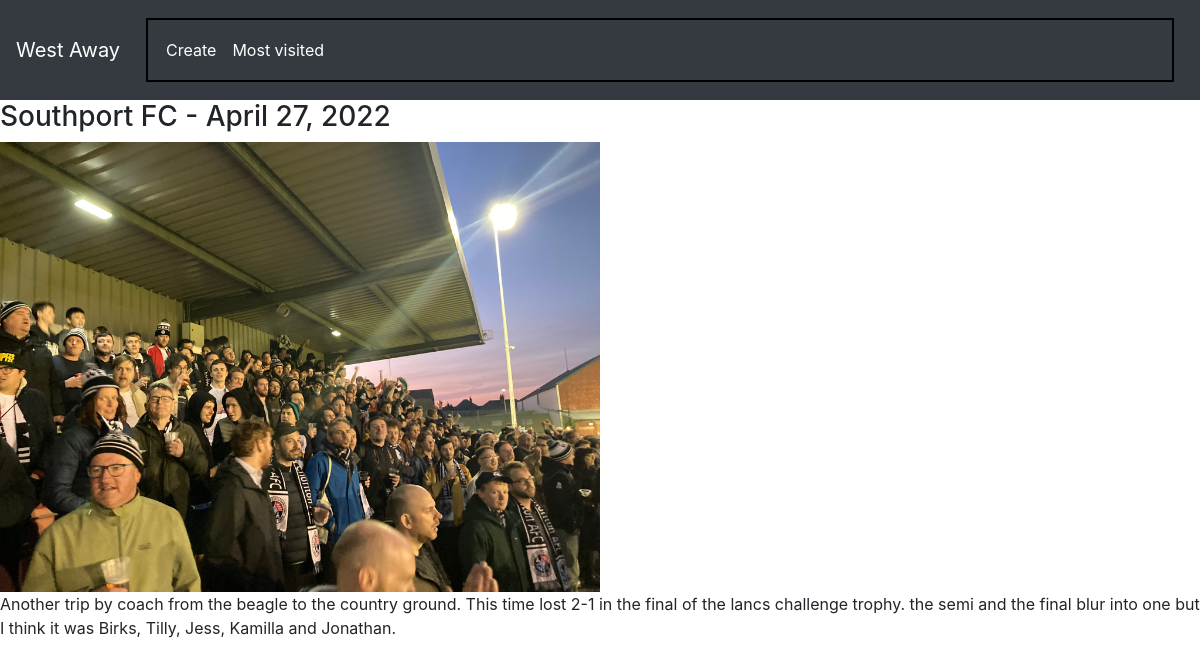
/westaway/entry/9, run on an earlier commit of the app's database.
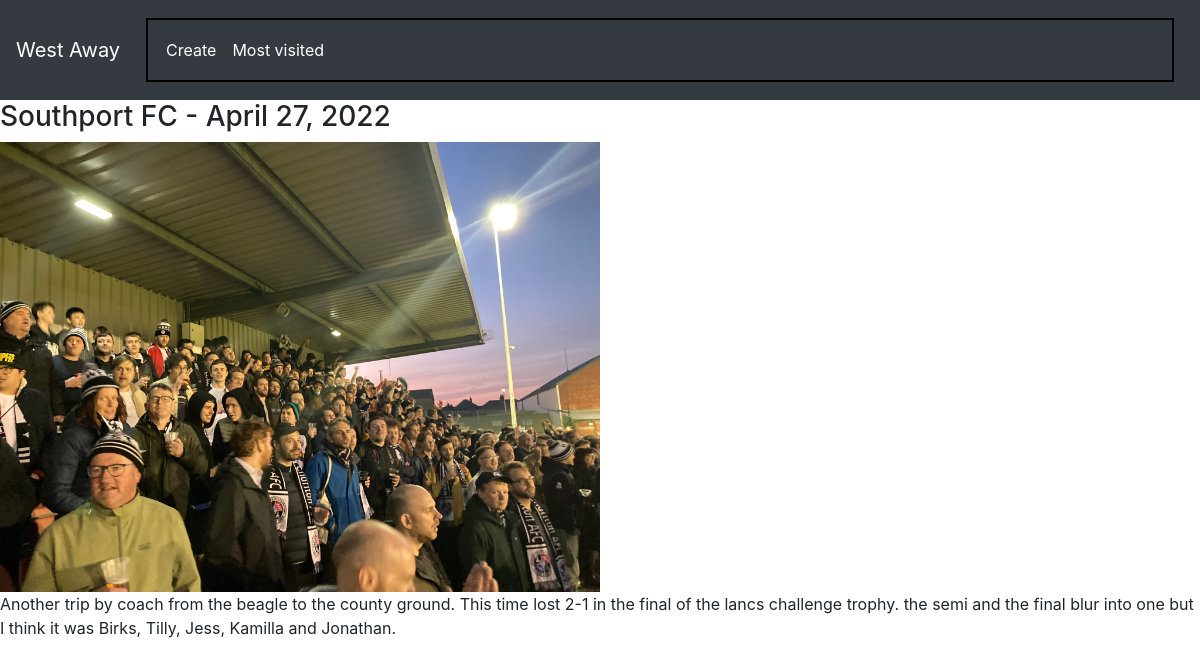
And on a later commit of the database.
### westaway/models.py (models this page shows, shortened)
class Entry(models.Model):
    opponent = models.ForeignKey(Opponent, on_delete=models.SET_NULL, null=True)
    date = models.DateField()
    location = models.CharField(max_length=64)
    text_entry = models.CharField(max_length=400)
    image = models.OneToOneField(Image, null=True, blank=True, on_delete=models.SET_NULL)
    competition = models.ForeignKey(Competition, on_delete=models.SET_NULL, null=True)

class Opponent(models.Model):
    name = models.CharField(max_length=64)
    code = models.CharField(max_length=8, default="", blank=True)

class Image(models.Model):
    title=models.CharField(max_length=64)
    photo=models.ImageField(upload_to="pics")
    def image_tag(self): # new
        return mark_safe(
            f'<img src="{self.photo.url}" style="max-width: 50%; height: auto;" />'
        )

### westaway/views.py (the view)
# urls.py: path("entry/<int:id>", views.entry, name="entry"),
def entry(request, id):
    entry = Entry.objects.get(id=id)
    return render(request, "westaway/entry.html", {
        "entry": entry
    })

### westaway/templates/westaway/entry.html
{% extends 'westaway/layout.html' %}
{% load static %}
{% block body %}
<h3>{{entry.opponent.name}} - {{entry.date}}</h3>
{{entry.image.image_tag}}
<br>
<p>{{entry.text_entry}}</p>
{% endblock %}

### westaway/templates/westaway/layout.html (shortened to what this page needs)
{% load static %}
<!DOCTYPE html>
<html lang="en">
    <head>
      <link href="{% static '/westaway/styles.css' %}" rel="stylesheet">
      <link rel="stylesheet" href="https://cdn.jsdelivr.net/npm/bootstrap@4.3.1/dist/css/bootstrap.min.css">
    </head>
    <body>
       <nav class="navbar navbar-expand navbar-dark bg-dark">
            <a class="navbar-brand" href="{% url 'westaway:index' %}">West Away</a>
            <div class="collapse navbar-collapse" id="navbarNav">
              <ul class="navbar-nav">
                <li class="nav-item active">
                  <a class="nav-link" href="{% url 'westaway:create' %}">Create <span class="sr-only">(current)</span></a>
                </li>
                <li class="nav-item active">
                  <a class="nav-link" href="{% url 'westaway:mostvisited' %}">Most visited<span class="sr-only">(current)</span></a>
                </li>
              </ul>
            </div>
          </nav>
        {% block body %}
        {% endblock %}
    </body>
</html>

### westaway/static/westaway/styles.css (style rules this page uses)
div { border: solid 2px black; margin: 10px; padding: 10px; }

What changed in the data, as far as the page shows it:
changed Entry "Southport FC": text_entry "…the beagle to the country ground. This time lost…" → "…the beagle to the county ground. This time lost…"
